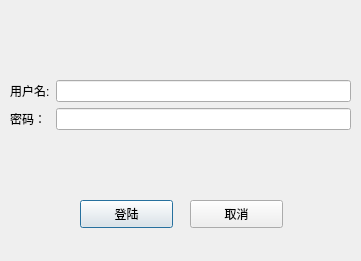
<?xml version="1.0" encoding="UTF-8"?>
<ui version="4.0">
 <class>SignDialog</class>
 <widget class="QDialog" name="SignDialog">
  <property name="geometry">
   <rect>
    <x>0</x>
    <y>0</y>
    <width>361</width>
    <height>261</height>
   </rect>
  </property>
  <property name="windowTitle">
   <string>Dialog</string>
  </property>
  <widget class="QPushButton" name="buttonSign">
   <property name="geometry">
    <rect>
     <x>80</x>
     <y>200</y>
     <width>93</width>
     <height>28</height>
    </rect>
   </property>
   <property name="text">
    <string>登陆</string>
   </property>
  </widget>
  <widget class="QPushButton" name="pushButton">
   <property name="geometry">
    <rect>
     <x>190</x>
     <y>200</y>
     <width>93</width>
     <height>28</height>
    </rect>
   </property>
   <property name="text">
    <string>取消</string>
   </property>
  </widget>
  <widget class="QLabel" name="BPicture">
   <property name="enabled">
    <bool>false</bool>
   </property>
   <property name="geometry">
    <rect>
     <x>-20</x>
     <y>-10</y>
     <width>401</width>
     <height>281</height>
    </rect>
   </property>
   <property name="styleSheet">
    <string notr="true">image: url(:/file:/C:/Users/ThinkPad/Pictures/C:/Users/ThinkPad/Pictures/51654332_p0.png);</string>
   </property>
   <property name="text">
    <string/>
   </property>
  </widget>
  <widget class="QWidget" name="">
   <property name="geometry">
    <rect>
     <x>10</x>
     <y>80</y>
     <width>341</width>
     <height>73</height>
    </rect>
   </property>
   <layout class="QFormLayout" name="formLayout">
    <item row="0" column="0">
     <widget class="QLabel" name="labelUser">
      <property name="text">
       <string>用户名:</string>
      </property>
     </widget>
    </item>
    <item row="0" column="1">
     <widget class="QLineEdit" name="lineUser"/>
    </item>
    <item row="1" column="0">
     <widget class="QLabel" name="labelPwd">
      <property name="text">
       <string>密码：</string>
      </property>
     </widget>
    </item>
    <item row="1" column="1">
     <widget class="QLineEdit" name="linePwd"/>
    </item>
   </layout>
   <zorder>labelUser</zorder>
   <zorder>labelPwd</zorder>
   <zorder>linePwd</zorder>
   <zorder>lineUser</zorder>
  </widget>
  <zorder>BPicture</zorder>
  <zorder>buttonSign</zorder>
  <zorder>labelUser</zorder>
  <zorder>labelPwd</zorder>
  <zorder>lineUser</zorder>
  <zorder>linePwd</zorder>
  <zorder>pushButton</zorder>
  <zorder>labelUser</zorder>
  <zorder>labelPwd</zorder>
 </widget>
 <resources/>
 <connections/>
</ui>
